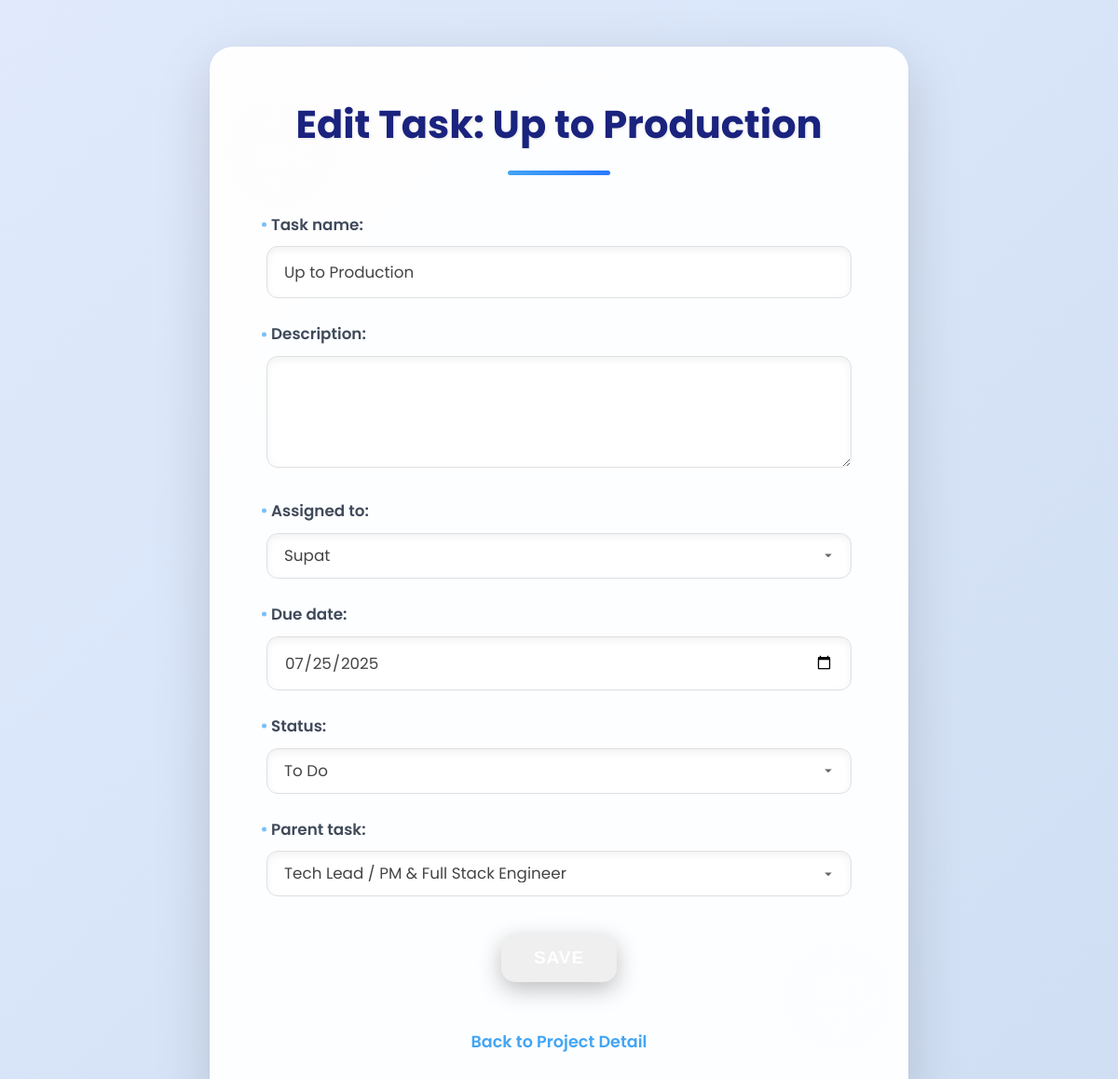
The page /task/17/edit/ (signed in) on the database its author committed.
### MyTasks/models.py (models this page shows)
class Task(models.Model):
    STATUS_CHOICES = [
        ('to_do', 'To Do'),
        ('in_progress', 'In Progress'),
        ('completed', 'Completed'),
        ('on_hold', 'On Hold'),
    ]
    project = models.ForeignKey(Project, on_delete=models.CASCADE, related_name='tasks')
    task_name = models.CharField(max_length=200)
    description = models.TextField(blank=True, null=True)
    assigned_to = models.ForeignKey(User, on_delete=models.SET_NULL, null=True, blank=True)
    due_date = models.DateField(null=True, blank=True)
    status = models.CharField(max_length=20, choices=STATUS_CHOICES, default='to_do')
    parent_task = models.ForeignKey('self', on_delete=models.CASCADE, null=True, blank=True, related_name='subtasks')
    def __str__(self):
        return self.task_name
    class Meta:
        ordering = ['due_date'] # เรียงตาม due_date โดย default

### MyTasks/views.py (the view, shortened to what this page needs)
# urls.py: path('task/<int:pk>/edit/', TaskUpdateView.as_view(), name='task-edit'),
class TaskUpdateView(LoginRequiredMixin, UpdateView):
    model = Task
    form_class = TaskForm
    template_name = 'MyTasks/task_form.html'
    def get_form_kwargs(self):
        kwargs = super().get_form_kwargs()
        kwargs['project_instance'] = self.object.project
        return kwargs
    def get_context_data(self, **kwargs):
        context = super().get_context_data(**kwargs)
        context['form_title'] = f"Edit Task: {self.object.task_name}"
        context['task'] = self.object
        return context

### MyTasks/templates/MyTasks/task_form.html (shortened to what this page needs)
<!DOCTYPE html>
<html lang="en">
<head>
</head>
<body>
    <div class="dashboard-container">
        <div class="header">
            <h1>{{ form_title }}</h1>
            <span class="header-underline"></span>
        </div>
        <form method="post">
            {{ form.as_p }}
            <button type="submit">Save</button>
        </form>
        <div class="back-link">
            {% if task %}
                <a href="{% url 'project-detail' pk=task.project.pk %}">Back to Project Detail</a>
            {% elif project %}
                <a href="{% url 'project-detail' pk=project.pk %}">Back to Project Detail</a>
            {% else %}
                <a href="{% url 'project-list' %}">Back to Project List</a>
            {% endif %}
        </div>
    </div>
</body>
</html>

### MyTasks/templates/MyTasks/task_form.html (style rules this page uses)
body { font-family: 'Poppins', sans-serif; background: linear-gradient(135deg, #e0eafc 0%, #cfdef3 100%); margin: 0; padding: 50px 20px; color: #333; display: flex; justify-content: center; align-items: center; min-height: 100vh; box-sizing: border-box; line-height: 1.6; }
.dashboard-container { width: 100%; max-width: 750px; background: rgba(255,255,255,0.95); backdrop-filter: blur(25px); border: 1px solid rgba(255,255,255,0.6); border-radius: 25px; box-shadow: 0 20px 60px rgba(0,0,0,0.15), 0 0 0 1px rgba(0,0,0,0.02); padding: 50px 60px; box-sizing: border-box; position: relative; overflow: hidden; }
.dashboard-container::before { content: ''; position: absolute; top: 0; left: 0; right: 0; bottom: 0; background: radial-gradient(circle at 10% 10%, rgba(255,255,255,0.05) 0%, transparent 20%), radial-gradient(circle at 90% 90%, rgba(255,255,255,0.05) 0%, transparent 20%); z-index: 0; pointer-events: none; }
.header { text-align: center; margin-bottom: 40px; position: relative; z-index: 1; }
.header h1 { font-size: 2.6rem; font-weight: 700; color: #1a237e; margin: 0; text-shadow: 1px 1px 3px rgba(0,0,0,0.1); }
.header-underline { display: block; width: 110px; height: 5px; background: linear-gradient(90deg, #42a5f5, #2979ff); margin:15px auto 0; border-radius:3px; }
form { margin-top: 25px; position: relative; z-index: 1; }
form p { margin-bottom: 25px; }
label { display: block; font-weight: 600; color: #3f4a5a; margin-bottom: 10px; font-size: 1.05rem; position: relative; padding-left: 5px; }
label::before { content: ''; position: absolute; left: -5px; top: 50%; transform: translateY(-50%); width: 5px; height: 5px; background: #42a5f5; border-radius: 50%; opacity: 0.7; }
input[type="text"], input[type="date"], textarea, select { width: 100%; padding: 14px 18px; border: 1px solid #e0e0e0; border-radius: 12px; background: #ffffff; font-family: 'Poppins', sans-serif; font-size: 1.05rem; color: #444; box-shadow: inset 0 3px 8px rgba(0,0,0,0.06); transition: border-color 0.3s ease, box-shadow 0.3s ease, background-color 0.3s ease; box-sizing: border-box; -webkit-appearance: none; -moz-appearance: none; appearance: none; }
textarea { resize: vertical; min-height: 120px; line-height: 1.6; }
select { background-repeat: no-repeat; background-position: right 15px center; padding-right: 40px; cursor: pointer; }
select option { background-color: #ffffff; color: #444; }
button[type="submit"] { background: linear-gradient(45deg, #007bff 0%); color: white; padding: 15px 35px; border: none; border-radius: 15px; font-size: 1.2rem; font-weight: 700; cursor: pointer; transition: all 0.3s cubic-bezier(0.25, 0.46, 0.45, 0.94); box-shadow: 0 8px 25px rgba(0,0,0,0.25); display: block; margin: 40px auto 0; letter-spacing: 0.8px; text-transform: uppercase; position: relative; overflow: hidden; }
button[type="submit"]::before { content: ''; position: absolute; top: 50%; left: 50%; width: 300%; height: 300%; background: rgba(255,255,255,0.15); border-radius: 50%; transition: all 0.4s ease-in-out; transform: translate(-50%, -50%) scale(0); opacity: 0; }
.back-link { display:block; text-align:center; margin-top:50px; font-size:1.1rem; position: relative; z-index: 1; }
.back-link a { color:#42a5f5; text-decoration:none; font-weight:600; transition:color 0.2s ease, transform 0.2s ease; }

### rows shown on the page
Task: task_name "Up to Production", assigned_to "Supat", due_date "07/25/2025", status "To Do", parent_task "Tech Lead / PM & Full Stack Engineer"
